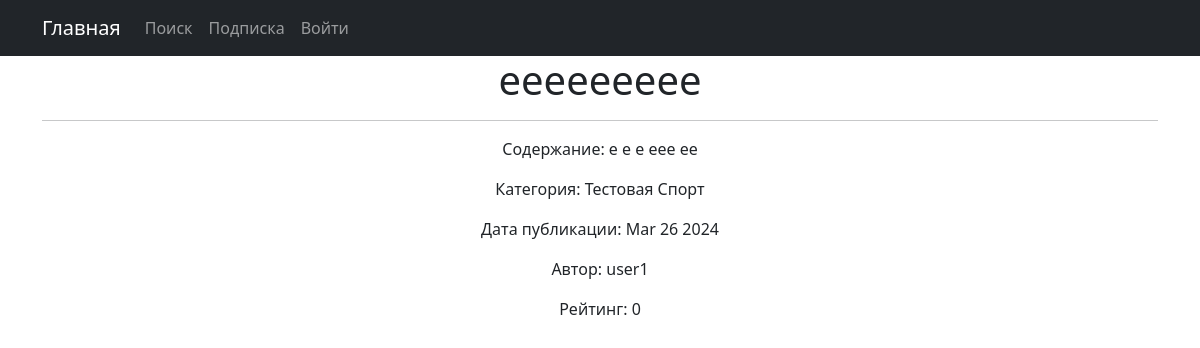
/posts/63, run on the app's committed database.
### news/models.py (models this page shows, shortened)
class Post(models.Model):
    article = 'ARTICLE'
    news = 'NEWS'
    POST_TYPES = [
        (article, 'Статья'),
        (news, 'Новость')
    ]
    author = models.ForeignKey(Author, on_delete=models.CASCADE)
    type = models.CharField(max_length=255, choices=POST_TYPES, default=article)
    publication_time = models.DateTimeField(auto_now_add=True)
    category = models.ManyToManyField(Category, through='PostCategory')
    heading = models.CharField(max_length=255)
    text = models.TextField()
    rating = models.IntegerField(default=0)

class Category(models.Model):
    category_name = models.CharField(max_length=255, unique=True)

class Author(models.Model):
    user = models.OneToOneField(User, on_delete=models.CASCADE, primary_key=True)
    rating = models.IntegerField(default=0)
    def __str__(self):
        return self.user.username

### news/views.py (the view)
# urls.py: path('posts/<int:pk>', PostDetail.as_view(), name='post_detail'),
class PostDetail(DetailView):
    model = Post
    template_name = 'post.html'
    context_object_name = 'post'

### templates/post.html (shortened to what this page needs)
{% extends 'flatpages/default.html' %}
{% block content %}
<h1>{{ post.heading }}</h1>
<hr>
<p>Содержание: {{post.text}}</p>
<p>Категория: {% for category in post.category.all %}
                   {{ category.category_name }}
                    {% endfor %}
</p>
<p>Дата публикации: {{ post.publication_time|date:'M d Y'}}</p>
<p>Автор: {{ post.author }}</p>
<p>Рейтинг: {{ post.rating }}</p>
{% endblock content %}

### data on the page
Post: heading "eeeeeeeee", text "e e e eee ee", publication_time "Mar 26 2024", author "user1", rating "0"
Category: category_name "Тестовая"
Category: category_name "Спорт"
